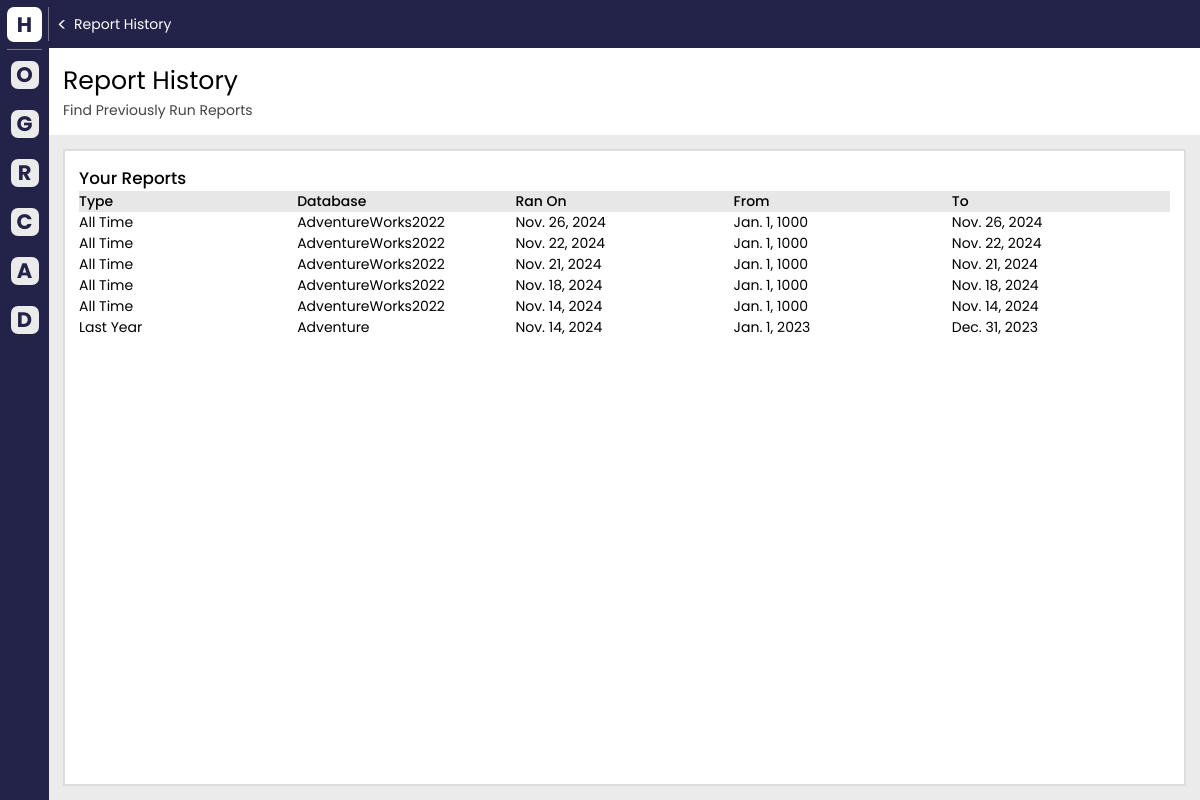
Screenshot of /report_history/ (signed in) with the database file from the repository.
### cs_app/models.py (models this page shows)
class RanReportParameter(models.Model):
    user = models.ForeignKey(
        User, on_delete=models.CASCADE, related_name="ran_report_parameters"
    )
    report_type = models.TextField()
    ran_on_date = models.DateField()
    start_date = models.DateField()
    end_date = models.DateField()
    database_name = models.CharField(max_length=100, default="")

### cs_app/views/report_history_views.py (the view)
# urls.py: path('report_history/', report_history_views.report_history_view, name='report_history'),
@login_required
def report_history_view(request):
    past_reports = RanReportParameter.objects.filter(user=request.user)[::-1]
    user = request.user
    menu_status = None
    additional_info = request.GET.get("additionalInfo", None)
    if additional_info:
        try:
            decoded_info = json.loads(additional_info)
            menu_status = decoded_info.get("menu_status")
        except (ValueError, TypeError):
            menu_status = None
    context = {"user": user, "past_reports": past_reports, "menu_status": menu_status}
    return render(request, "subpages/report_history.html", context)

### cs_app/templates/subpages/report_history.html (shortened to what this page needs)
{% extends "one_page.html" %} {% load static %} {% block sub_css %}
<link rel="stylesheet" href="{% static 'css/sub_styles/report_history_style.css' %}" />
{% endblock %} {% block content %}
<div class="main-container flex-col">
    <div class="header">
        <h3>Report History</h3>
        <h4>Find Previously Run Reports</h4>
    </div>
    <div id="card-holder">
        <div id="report-history-card" class="content-card">
            <h5>Your Reports</h5>
            <div id="report-history__header">
                <p>Type</p>
                <p>Database</p>
                <p>Ran On</p>
                <p>From</p>
                <p>To</p>
            </div>
            <div id="report-history__listing">
                {% for past_rep in past_reports %}
                <div>
                    <p class="rep_type">{{ past_rep.report_type }}</p>
                    <p class="rep_db_name">{{ past_rep.database_name }}</p>
                    <p>{{ past_rep.ran_on_date }}</p>
                    <p class="rep_start_date">{{ past_rep.start_date }}</p>
                    <p class="rep_end_date">{{ past_rep.end_date }}</p>
                </div>
                {% endfor %}
            </div>
        </div>
    </div>
</div>
{% endblock %}

### cs_app/static/css/one_page_style.css (style rules this page uses)
:root { --sm-gap: 0.5rem; --md-gap: 1rem; --lg-gap: 2rem; --primary-blue: rgb(35, 35, 73); --primary-grey: rgb(235, 235, 235); font-size: 16px; }
@media (max-width: 1500px) { :root { font-size: 14px; } }
* { margin: 0px; padding: 0px; }
.flex-col { display: flex; flex-direction: column; }
.content-card { padding: var(--md-gap); box-sizing: border-box; background-color: white; border: 2px solid rgb(221, 221, 221); }
.main-container { width: 100%; height: 95%; background-color: rgb(235, 235, 235); }
.main-container p, .main-container h3, .main-container h4 { cursor: default; }
.header { width: 100%; background-color: white; }
.header > h3 { margin: 1rem 1rem 0rem 1rem; font-size: 1.8rem; font-weight: normal; }
.header > h4 { margin: 0rem 1rem 1rem 1rem; color: rgb(68, 68, 68); font-size: 1rem; font-weight: normal; }

### cs_app/static/css/common_style.css (style rules this page uses)
html { font-family: "Poppins", sans-serif; }

### cs_app/static/css/sub_styles/report_history_style.css (style rules this page uses)
:root { --sm-gap: 0.5rem; --md-gap: 1rem; --lg-gap: 2rem; --primary-blue: rgb(35, 35, 73); --primary-grey: rgb(235, 235, 235); }
* { margin: 0px; padding: 0px; }
h5 { font-size: 1.2rem; font-weight: 500; }
#card-holder { width: 100%; height: 100%; padding: var(--md-gap); box-sizing: border-box; display: flex; justify-content: center; align-items: center; }
#report-history-card { height: 100%; width: calc(100%); }
#report-history__header { box-sizing: border-box; background-color: rgb(231, 231, 231); display: grid; grid-template-columns: repeat(5, 1fr); grid-template-rows: 1fr; gap: 0; }
#report-history__header > p { font-weight: 500; }
#report-history__listing { box-sizing: border-box; overflow-y: auto; display: flex; flex-direction: column; }
#report-history__listing > div { box-sizing: border-box; display: grid; grid-template-columns: repeat(5, 1fr); grid-template-rows: 1fr; gap: 0; }
#report-history__listing > div > p { cursor: pointer; }

### rows the page displays
RanReportParameter: report_type "All Time", database_name "AdventureWorks2022", ran_on_date "Nov. 26, 2024", start_date "Jan. 1, 1000", end_date "Nov. 26, 2024"
RanReportParameter: report_type "All Time", database_name "AdventureWorks2022", ran_on_date "Nov. 22, 2024", start_date "Jan. 1, 1000", end_date "Nov. 22, 2024"
RanReportParameter: report_type "All Time", database_name "AdventureWorks2022", ran_on_date "Nov. 21, 2024", start_date "Jan. 1, 1000", end_date "Nov. 21, 2024"
RanReportParameter: report_type "All Time", database_name "AdventureWorks2022", ran_on_date "Nov. 18, 2024", start_date "Jan. 1, 1000", end_date "Nov. 18, 2024"
RanReportParameter: report_type "All Time", database_name "AdventureWorks2022", ran_on_date "Nov. 14, 2024", start_date "Jan. 1, 1000", end_date "Nov. 14, 2024"
RanReportParameter: report_type "Last Year", database_name "Adventure", ran_on_date "Nov. 14, 2024", start_date "Jan. 1, 2023", end_date "Dec. 31, 2023"
